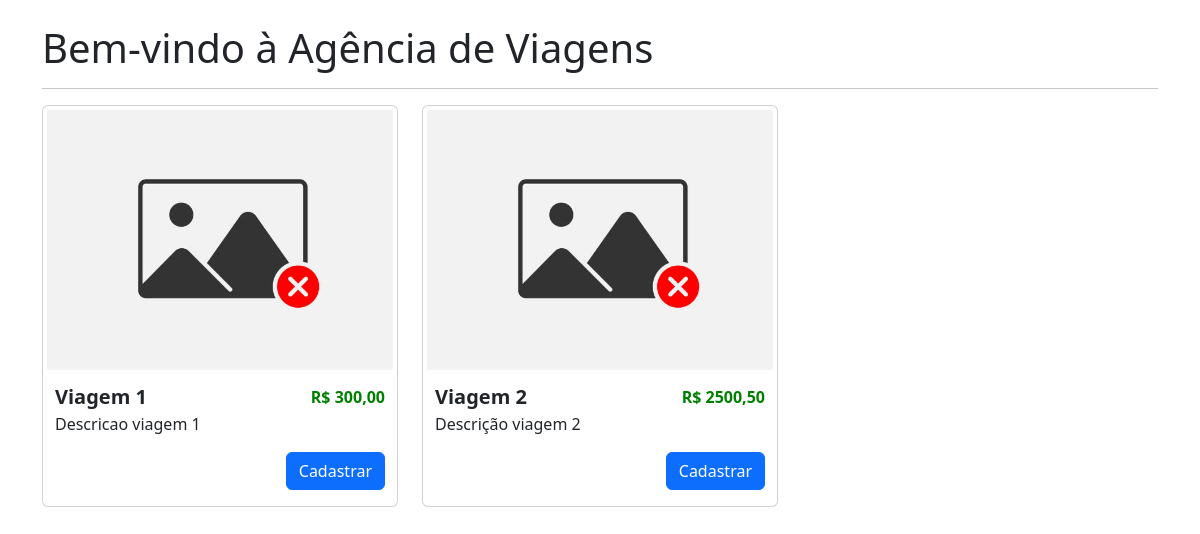
The app's page /trip/, older data.
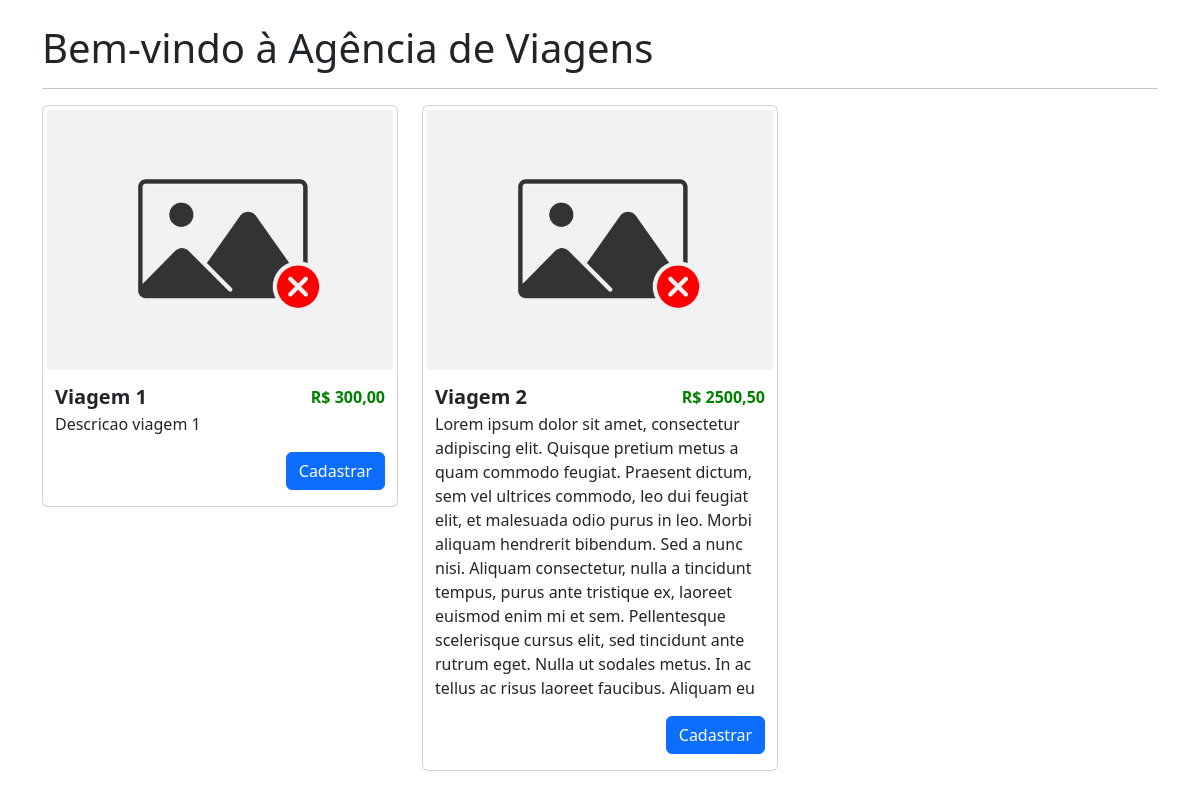
The same page, newer data.
### trip/models.py (models this page shows, shortened)
class Viagem(models.Model):
    titulo = models.CharField(max_length=200)
    slug = models.SlugField(unique=True, blank=True)
    categoria = models.ForeignKey(
        Categoria, on_delete=models.SET_NULL, null=True, blank=True, default=None)  # noqa
    descricao = models.TextField(null=False)
    custo = models.DecimalField(max_digits=10, decimal_places=2, null=False)
    preco = models.DecimalField(max_digits=10, decimal_places=2, null=False)
    check_in_data = models.DateTimeField(null=False)
    check_out_data = models.DateTimeField(null=False)
    vagas_disponiveis = models.IntegerField()
    cover = models.ImageField(
        upload_to='viagens_covers/', null=True, blank=True)
    is_active = models.BooleanField(default=True)
    created_at = models.DateTimeField(auto_now_add=True)
    updated_at = models.DateTimeField(auto_now=True)

### trip/views.py (the view)
# urls.py: path('', listar_viagens_disponiveis,
def listar_viagens_disponiveis(request):
    viagens_disponiveis = Viagem.objects.filter(
        is_active=True, vagas_disponiveis__gt=0)
    return render(request, 'home.html', {'viagens_disponiveis': viagens_disponiveis})

### trip/templates/home.html
{% extends "base_nosidebar.html" %}
{% block content %}
  <div class="viagens-disponiveis">
    <h1>Bem-vindo à Agência de Viagens</h1>
    <hr>
    <div class="row">
      {% for viagem in viagens_disponiveis %}
        <div class="col-md-4">
          <div class="card">
            {% if viagem.cover %}
                <img class="rounded p-1" src="{{ viagem.cover.url }}" alt="{{ viagem.titulo }}">
            {% else %}
                <p>Nenhuma imagem disponível</p>
            {% endif %}
            <div class="container">
              <div class="d-flex justify-content-between align-items-center mt-2">
                <span class="fs-5"><b>{{ viagem.titulo }}</b></span>
                <span class='price fs-6'>R$ {{ viagem.preco }}</span>
              </div>
              <p>{{ viagem.descricao }}</p>
              <button class="btn btn-primary btn-md mb-3 float-end" onclick="window.location.href='{% url 'user:vincular_viagem' viagem.id %}'">Cadastrar</button>
            </div>
          </div>
        </div>
      {% endfor %}
    </div>
  </div>
{% endblock content %}

Row changes from the older to the newer data that the page shows:
changed Viagem "Viagem 2": descricao "Descrição viagem 2" → "Lorem ipsum dolor sit amet, consectetur adipiscing elit. Quisque pretium metus a quam commodo feugiat. Praesent dictum, sem vel ultrices commodo, leo dui feugiat elit, et malesuada odio purus in leo. Morbi aliquam hendrerit bibendum. Sed a nunc nisi. Aliquam consectetur, nulla a tincidunt tempus, purus ante tristique ex, laoreet euismod enim mi et sem. Pellentesque scelerisque cursus elit, sed tincidunt ante rutrum eget. Nulla ut sodales metus. In ac tellus ac risus laoreet faucibus. Aliquam eu"
